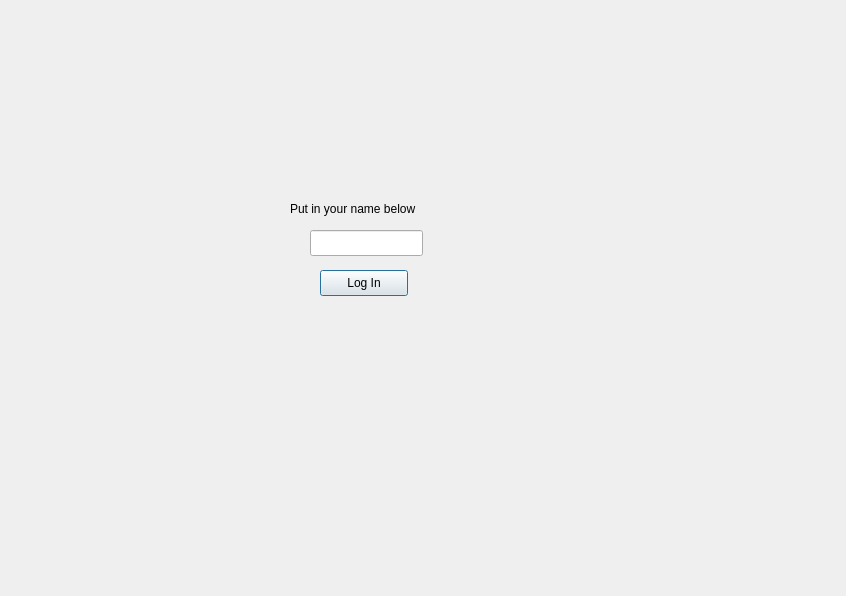
<?xml version="1.0" encoding="UTF-8"?>
<ui version="4.0">
 <class>SignInScreen</class>
 <widget class="QDialog" name="SignInScreen">
  <property name="geometry">
   <rect>
    <x>0</x>
    <y>0</y>
    <width>846</width>
    <height>596</height>
   </rect>
  </property>
  <property name="windowTitle">
   <string>Dialog</string>
  </property>
  <widget class="QPushButton" name="LogIn">
   <property name="geometry">
    <rect>
     <x>320</x>
     <y>270</y>
     <width>88</width>
     <height>26</height>
    </rect>
   </property>
   <property name="text">
    <string>Log In</string>
   </property>
  </widget>
  <widget class="QLineEdit" name="UserName">
   <property name="geometry">
    <rect>
     <x>310</x>
     <y>230</y>
     <width>113</width>
     <height>26</height>
    </rect>
   </property>
  </widget>
  <widget class="QLabel" name="label_6">
   <property name="geometry">
    <rect>
     <x>290</x>
     <y>200</y>
     <width>171</width>
     <height>18</height>
    </rect>
   </property>
   <property name="text">
    <string>Put in your name below</string>
   </property>
  </widget>
 </widget>
 <resources/>
 <connections/>
</ui>
